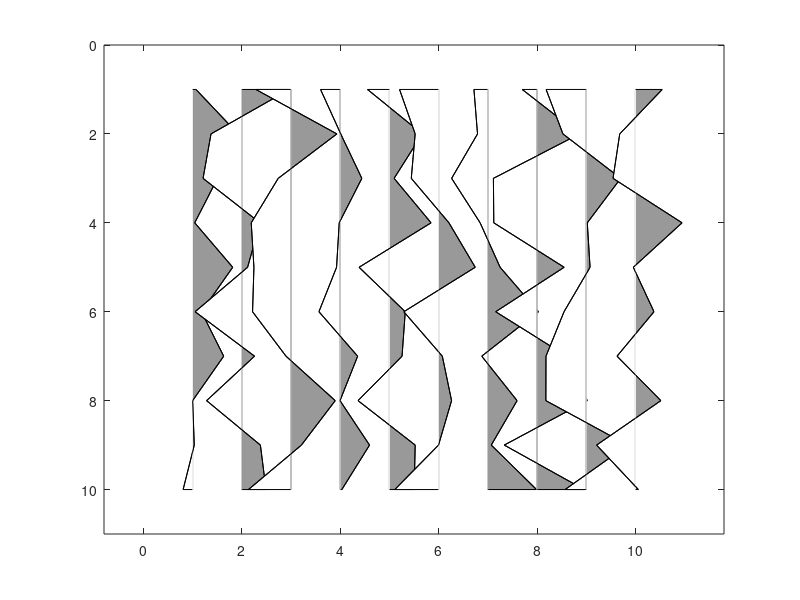

Write the MATLAB code that produced this figure.
function wigb (a,scal,x,z,amx)
%WIGB: Plot seismic data using wiggles
%
%  WIGB(a,scal,x,z,amx) 
%
%  IN    a: seismic data
%        scale: multiple data by scale
%        x: x-axis;
%        z: vertical axis (time or depth)
%	 x and z are vectors with offset and time.
%
%	 If only 'a' is enter, 'scal,x,z,amn,amx' are decided automatically; 
%	 otherwise, 'scal' is a scalar; 'x, z' are vectors for annotation in 
%	 offset and time, amx are the amplitude range.
%
% Author:
% 	Xingong Li, Dec. 1995
% Changes: 
%	Jun11,1997: add amx
% 	May16,1997: updated for v5 - add 'zeros line' to background color
% 	May17,1996: if scal ==0, plot without scaling
% 	Aug6, 1996: if max(tr)==0, plot a line 

if nargin == 0, nx=10;nz=10; a = rand(nz,nx)-0.5; end;

[nz,nx]=size(a);

trmx= max(abs(a));
if (nargin <= 4); amx=mean(trmx);  end;
if (nargin <= 2); x=[1:nx]; z=[1:nz]; end;
if (nargin <= 1); scal =1; end;

if nx <= 1; disp(' ERR:PlotWig: nx has to be more than 1');return;end;

 % take the average as dx
	dx1 = abs(x(2:nx)-x(1:nx-1));
% 	dx = median(dx1);
dx = abs(x(nx)-x(1))/nx;

 dz=z(2)-z(1);
 xmx=max(max(a)); xmn=min(min(a)); 

 if scal == 0; scal=1; end;
 a = a * dx /amx; 
 a = a * scal;

 fprintf(' PlotWig: data range [%f, %f], plotted max %f \n',xmn,xmx,amx);
 
% set display range 
x1=min(x)-2.0*dx; x2=max(x)+2.0*dx;
z1=min(z)-dz; z2=max(z)+dz;
 
set(gca,'NextPlot','add','Box','on', ...
  'XLim', [x1 x2], ...
  'YDir','reverse', ...
  'YLim',[z1 z2]);
 

%	fillcolor_pos = [.9 .45 .225];
	fillcolor_pos = [.6 .6 .6];
	fillcolor_neg = [1 1 1];
	linecolor = [0 0 0];
	linewidth = 0.3;

	z=z'; 	% input as row vector
	zstart=z(1);
	zend  =z(nz);

for i=1:nx,
   
  if abs(trmx(i)) ~= 0;    % skip the zero traces
	tr=a(:,i); 	% --- one scale for all section
  	s = sign(tr) ;
  	i1= find( s(1:nz-1) ~= s(2:nz) );	% zero crossing points
	npos = length(i1);


	%12/7/97 
	zadd = i1 + tr(i1) ./ (tr(i1) - tr(i1+1)); %locations with 0 amplitudes
	aadd = zeros(size(zadd));

	[zpos,vpos] = find(tr >0);
	[zz,iz] = sort([zpos; zadd]); 	% indices of zero point plus positives
	aa = [tr(zpos); aadd];
	aa = aa(iz);

	% be careful at the ends
		if tr(1)>0, 	a0=0; z0=1.00;
		else, 		a0=0; z0=zadd(1);
		end;
		if tr(nz)>0, 	a1=0; z1=nz; 
		else, 		a1=0; z1=max(zadd);
		end;
			
	zz = [z0; zz; z1; z0];
 	aa = [a0; aa; a1; a0];
		

	zzz = zstart + zz*dz -dz;

	patch( aa+x(i) , zzz,  fillcolor_pos);

% now do negatives

	[zpos,vpos] = find(tr <0);
	[zz,iz] = sort([zpos; zadd]); 	% indices of zero point plus positives
	aa = [tr(zpos); aadd];
	aa = aa(iz);

	% be careful at the ends
		if tr(1)<0, 	a0=0; z0=1.00;
		else, 		a0=0; z0=zadd(1);
		end;
		if tr(nz)<0, 	a1=0; z1=nz; 
		else, 		a1=0; z1=max(zadd);
		end;
			
	zz = [z0; zz; z1; z0];
 	aa = [a0; aa; a1; a0];
		

	zzz = zstart + zz*dz -dz;

	patch( aa+x(i) , zzz,  fillcolor_neg);

	line( 'Color',[1 1 1],'Xdata', x(i)+[0 0], 'Ydata',[zstart zend]); % remove zero line


%'LineWidth',linewidth, ...
%12/7/97 'Xdata', x(i)+[0 0], 'Ydata',[z0 z1]*dz);	% remove zero line

	line( 'Color',linecolor,'LineWidth',linewidth, ...
	 'Xdata', tr+x(i), 'Ydata',z);	% negatives line

   else % zeros trace
%	line( 'Color',linecolor,'EraseMode','background',  ...
%	 'LineWidth',linewidth, ...
%         'Xdata', [x(i) x(i)], 'Ydata',[zstart zend]);
   end;
end;










